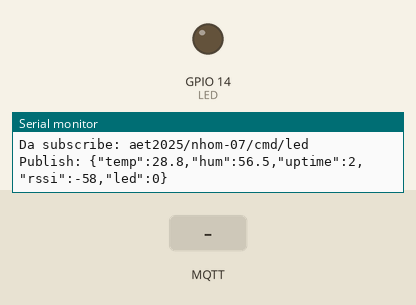
Simulated run of this program. Board: ESP32. Shown: output pins drawn as LEDs (lit = HIGH), the last lines printed to the serial monitor. Inputs (shaded band) come from the test bench. WiFi joins after 1.5 s; servers stay silent unless stated; random numbers use the default seed unless the program sets one; no MQTT or app messages arrive unless stated.

Above: at 2.7 s.
2.8 s: MQTT message "1" arrives on the first subscribed topic
At 3.9 s:
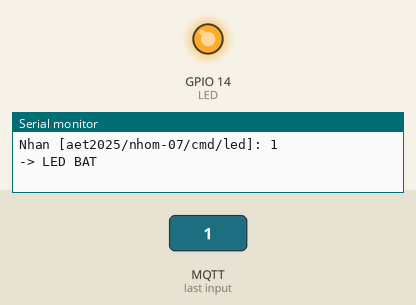
5.8 s: MQTT message "0" arrives on the first subscribed topic
At 6.2 s:
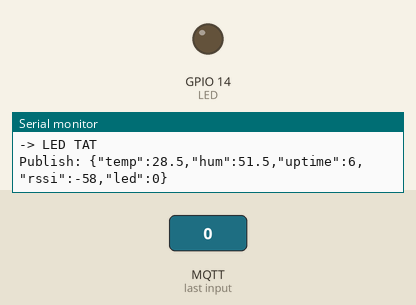
7.3 s: MQTT message "on" arrives on the first subscribed topic
At 8.6 s:
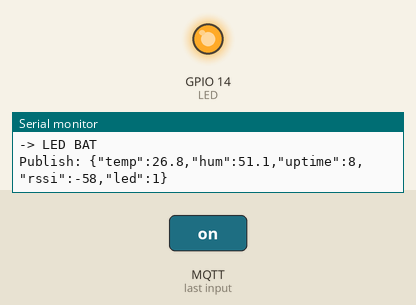
Timing chart, 0 to 9.8 s (numbered marks = the images above; inputs shaded):
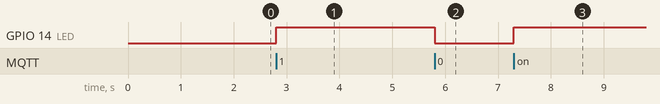

The program:

main.cpp
```cpp
#include <Arduino.h>
#include <WiFi.h>
#include <PubSubClient.h>
#include <ArduinoJson.h>

const char* WIFI_SSID = "TP-Link_EFF8";
const char* WIFI_PASS = "98203574";

const char* BROKER = "test.mosquitto.org";   // phải GIỐNG broker trong Node-RED
const int   PORT   = 1883;

const char* NAMESPACE = "aet2025";
const char* SV_ID     = "nhom-07";

const int LED = 14;                          // đề yêu cầu GPIO14

String TOPIC_TELE, TOPIC_CMD, CLIENT_ID;
WiFiClient wifi;
PubSubClient mqtt(wifi);
unsigned long lan = 0;
bool ledOn = false;

float docNhiet() { return 27.0 + (random(-20, 21) / 10.0); }
float docAm()    { return 55.0 + (random(-50, 51) / 10.0); }

// Chiều VỀ: nhận lệnh từ Node-RED
void onMessage(char* topic, byte* payload, unsigned int len) {
  String msg;
  for (unsigned int i = 0; i < len; i++) msg += (char)payload[i];
  msg.trim();
  msg.toUpperCase();
  Serial.print("Nhan ["); Serial.print(topic); Serial.print("]: "); Serial.println(msg);

  if (msg == "1" || msg == "ON")       { ledOn = true;  digitalWrite(LED, HIGH); Serial.println("-> LED BAT"); }
  else if (msg == "0" || msg == "OFF") { ledOn = false; digitalWrite(LED, LOW);  Serial.println("-> LED TAT"); }
}

void noiWiFi() {
  WiFi.mode(WIFI_STA);
  WiFi.begin(WIFI_SSID, WIFI_PASS);
  Serial.print("Dang ket noi Wi-Fi");
  while (WiFi.status() != WL_CONNECTED) { delay(500); Serial.print("."); }
  Serial.println();
  Serial.print("IP: "); Serial.println(WiFi.localIP());
}

void noiBroker() {
  while (!mqtt.connected()) {
    Serial.print("Dang ket noi MQTT...");
    if (mqtt.connect(CLIENT_ID.c_str())) {
      Serial.println("OK");
      mqtt.subscribe(TOPIC_CMD.c_str());
      Serial.print("Da subscribe: "); Serial.println(TOPIC_CMD);
    } else {
      Serial.print("loi, rc="); Serial.println(mqtt.state());
      delay(2000);
    }
  }
}

void setup() {
  Serial.begin(115200);
  pinMode(LED, OUTPUT);
  digitalWrite(LED, LOW);

  noiWiFi();

  TOPIC_TELE = String(NAMESPACE) + "/" + SV_ID + "/telemetry";
  TOPIC_CMD  = String(NAMESPACE) + "/" + SV_ID + "/cmd/led";
  String mac = WiFi.macAddress(); mac.replace(":", "");
  CLIENT_ID = String("esp32-") + SV_ID + "-" + mac;

  Serial.print("Telemetry: "); Serial.println(TOPIC_TELE);
  Serial.print("Lenh LED : "); Serial.println(TOPIC_CMD);

  mqtt.setServer(BROKER, PORT);
  mqtt.setCallback(onMessage);
  noiBroker();
}

void loop() {
  if (!mqtt.connected()) noiBroker();
  mqtt.loop();

  // Chiều ĐI: publish mỗi 2 giây
  if (millis() - lan >= 2000) {
    lan = millis();
    JsonDocument doc;
    doc["temp"]   = docNhiet();
    doc["hum"]    = docAm();
    doc["uptime"] = millis() / 1000;
    doc["rssi"]   = WiFi.RSSI();
    doc["led"]    = ledOn ? 1 : 0;

    char b[160];
    serializeJson(doc, b);
    mqtt.publish(TOPIC_TELE.c_str(), b);
    Serial.print("Publish: "); Serial.println(b);
  }
}
```

Measured:
- after the input at 2.8 s, GPIO 14 (LED): LOW → HIGH at once
- after the input at 5.8 s, GPIO 14 (LED): HIGH → LOW at once
- after the input at 7.3 s, GPIO 14 (LED): LOW → HIGH at once
